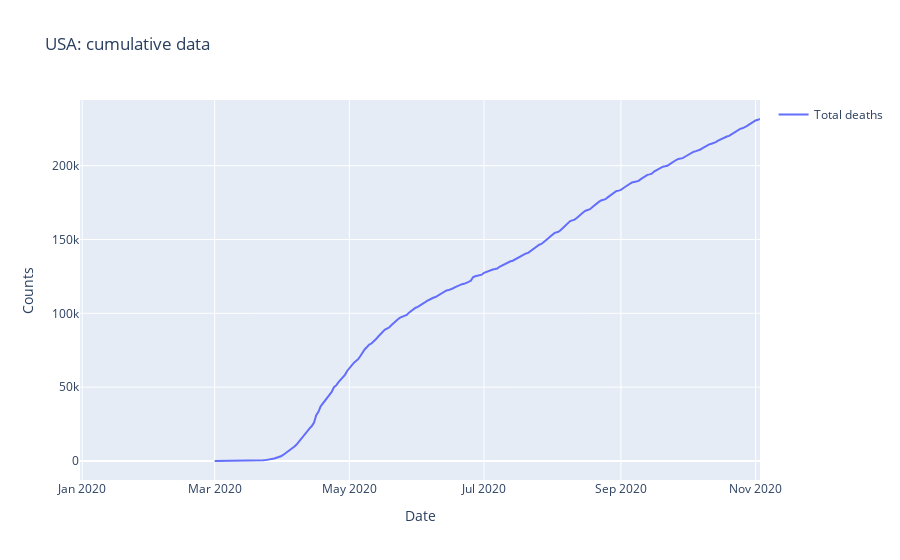

Notebook code cell kept with this figure:
### Code cell
fig = go.Figure(data=[
    
    #go.Line(x=regression_df.index, y=regression_df['total_cases'],mode='lines',name='Total cases'),
    go.Line(x=usa_df.index, y=usa_df['total_deaths'],mode='lines',name='Total deaths'),
    
])

fig.update_layout(
    title="USA: cumulative data",
    yaxis_title="Counts",
    xaxis_title="Date",
    showlegend=True
)

### Figure 1 — Plotly figure (JSON) as saved in the notebook; plotly's stock layout.template omitted (floating-point values rounded to 4 significant figures; data arrays with more than 128 entries replaced by an {"elided": "..."} marker saying what was removed)
{"data": [{"mode": "lines", "name": "Total deaths", "type": "scatter", "x": {"elided": "309 str values"}, "y": {"elided": "309 int values"}}], "layout": {"showlegend": true, "title": {"text": "USA: cumulative data"}, "xaxis": {"title": {"text": "Date"}}, "yaxis": {"title": {"text": "Counts"}}}}
